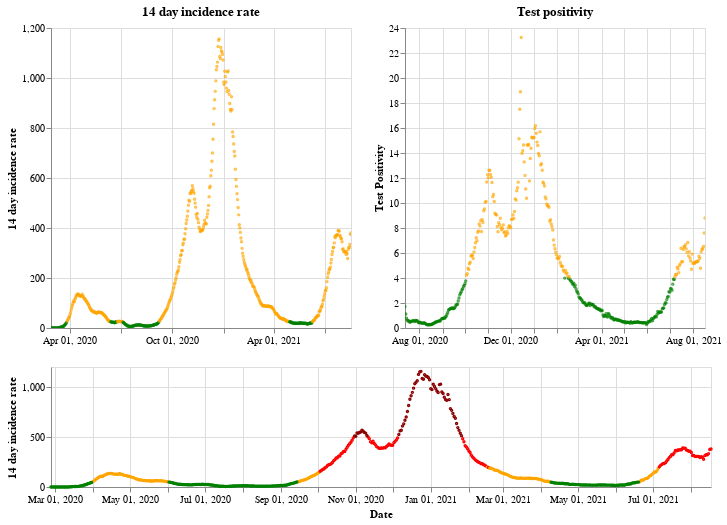

This figure's notebook cell:
### Markdown cell above
## Wales

### Code cell
plot_traffic_light('Wales')

### Figure 1 — Vega-Lite specification as saved in the notebook (floating-point values rounded to 4 significant figures; data arrays with more than 128 entries replaced by an {"elided": "..."} marker saying what was removed)
{"config": {"view": {"continuousWidth": 400, "continuousHeight": 300}}, "vconcat": [{"hconcat": [{"mark": {"type": "point", "size": 2}, "encoding": {"color": {"condition": {"value": "green", "test": "(datum.twoWeeklyCasesRate <= 25)"}, "value": "orange"}, "tooltip": [{"type": "nominal", "field": "areaName"}, {"type": "temporal", "field": "date"}, {"type": "quantitative", "field": "twoWeeklyCasesRate"}, {"type": "quantitative", "field": "testPositivity"}], "x": {"type": "temporal", "axis": {"title": ""}, "field": "date", "scale": {"domain": {"selection": "DateBrush"}}, "timeUnit": "yearmonthdate"}, "y": {"type": "quantitative", "axis": {"title": "14 day incidence rate"}, "field": "twoWeeklyCasesRate"}}, "title": "14 day incidence rate", "width": 300}, {"mark": {"type": "point", "size": 2}, "encoding": {"color": {"condition": {"value": "green", "test": "(datum.testPositivity <= 4)"}, "value": "orange"}, "tooltip": [{"type": "nominal", "field": "areaName"}, {"type": "temporal", "field": "date"}, {"type": "quantitative", "field": "twoWeeklyCasesRate"}, {"type": "quantitative", "field": "testPositivity"}], "x": {"type": "temporal", "axis": {"title": ""}, "field": "date", "scale": {"domain": {"selection": "DateBrush"}}, "timeUnit": "yearmonthdate"}, "y": {"type": "quantitative", "axis": {"title": "Test Positivity"}, "field": "testPositivity"}}, "title": "Test positivity", "width": 300}]}, {"layer": [{"mark": {"type": "point", "size": 2}, "encoding": {"color": {"condition": {"value": "orange", "test": "(((datum.testPositivity < 4) && (datum.twoWeeklyCasesRate >= 50)) && (datum.twoWeeklyCasesRate < 200))"}, "value": "red"}, "opacity": {"condition": {"value": 1, "test": "((datum.twoWeeklyCasesRate >= 50) && (datum.twoWeeklyCasesRate < 500))"}, "value": 0}, "tooltip": [{"type": "nominal", "field": "areaName"}, {"type": "temporal", "field": "date"}, {"type": "quantitative", "field": "twoWeeklyCasesRate"}, {"type": "quantitative", "field": "testPositivity"}], "x": {"type": "temporal", "axis": {"title": "Date"}, "field": "date", "timeUnit": "yearmonthdate"}, "y": {"type": "quantitative", "axis": {"title": "14 day incidence rate"}, "field": "twoWeeklyCasesRate"}}, "selection": {"DateBrush": {"type": "interval", "encodings": ["x"], "fields": ["Time"]}}}, {"mark": {"type": "point", "size": 2}, "encoding": {"color": {"value": "darkred"}, "opacity": {"condition": {"value": 1, "test": "(datum.twoWeeklyCasesRate >= 500)"}, "value": 0}, "tooltip": [{"type": "nominal", "field": "areaName"}, {"type": "temporal", "field": "date"}, {"type": "quantitative", "field": "twoWeeklyCasesRate"}, {"type": "quantitative", "field": "testPositivity"}], "x": {"type": "temporal", "axis": {"title": "Date"}, "field": "date", "timeUnit": "yearmonthdate"}, "y": {"type": "quantitative", "axis": {"title": "14 day incidence rate"}, "field": "twoWeeklyCasesRate"}}}, {"mark": {"type": "point", "size": 2}, "encoding": {"color": {"condition": {"value": "green", "test": "((datum.testPositivity < 4) && (datum.twoWeeklyCasesRate < 50))"}, "value": "orange"}, "opacity": {"condition": {"value": 1, "test": "(datum.twoWeeklyCasesRate < 50)"}, "value": 0}, "tooltip": [{"type": "nominal", "field": "areaName"}, {"type": "temporal", "field": "date"}, {"type": "quantitative", "field": "twoWeeklyCasesRate"}, {"type": "quantitative", "field": "testPositivity"}], "x": {"type": "temporal", "axis": {"title": "Date"}, "field": "date", "timeUnit": "yearmonthdate"}, "y": {"type": "quantitative", "axis": {"title": "14 day incidence rate"}, "field": "twoWeeklyCasesRate"}}}], "height": 120, "width": 660}], "data": {"name": "data-5cf273df9f0aa6bdc6b4f2c76530e3dc"}, "$schema": "https://vega.github.io/schema/vega-lite/v4.8.1.json", "datasets": {"data-5cf273df9f0aa6bdc6b4f2c76530e3dc": {"elided": "538 records"}}}
